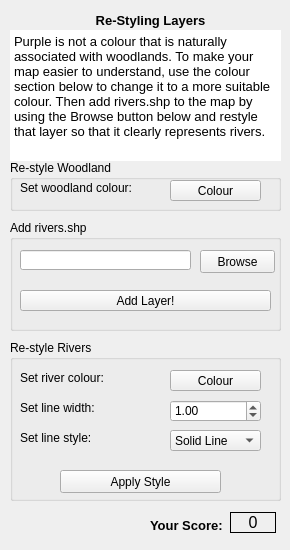
  <widget class="QWizardPage" name="wizardPage3">
   <widget class="QLabel" name="label_8">
    <property name="geometry">
     <rect>
      <x>90</x>
      <y>10</y>
      <width>121</width>
      <height>21</height>
     </rect>
    </property>
    <property name="font">
     <font>
      <pointsize>10</pointsize>
      <weight>75</weight>
      <bold>true</bold>
     </font>
    </property>
    <property name="text">
     <string>Re-Styling Layers</string>
    </property>
    <property name="alignment">
     <set>Qt::AlignCenter</set>
    </property>
   </widget>
   <widget class="QTextBrowser" name="textBrowser_4">
    <property name="geometry">
     <rect>
      <x>10</x>
      <y>30</y>
      <width>271</width>
      <height>131</height>
     </rect>
    </property>
    <property name="frameShape">
     <enum>QFrame::NoFrame</enum>
    </property>
    <property name="frameShadow">
     <enum>QFrame::Plain</enum>
    </property>
    <property name="html">
     <string>&lt;!DOCTYPE HTML PUBLIC &quot;-//W3C//DTD HTML 4.0//EN&quot; &quot;http://www.w3.org/TR/REC-html40/strict.dtd&quot;&gt;
&lt;html&gt;&lt;head&gt;&lt;meta name=&quot;qrichtext&quot; content=&quot;1&quot; /&gt;&lt;style type=&quot;text/css&quot;&gt;
p, li { white-space: pre-wrap; }
&lt;/style&gt;&lt;/head&gt;&lt;body style=&quot; font-family:'MS Shell Dlg 2'; font-size:8.25pt; font-weight:400; font-style:normal;&quot;&gt;
&lt;p style=&quot; margin-top:0px; margin-bottom:0px; margin-left:0px; margin-right:0px; -qt-block-indent:0; text-indent:0px;&quot;&gt;&lt;span style=&quot; font-size:10pt;&quot;&gt;Purple is not a colour that is naturally associated with woodlands. To make your map easier to understand, use the colour section below to change it to a more suitable colour. Then add rivers.shp to the map by using the Browse button below and restyle that layer so that it clearly represents rivers.&lt;/span&gt;&lt;/p&gt;&lt;/body&gt;&lt;/html&gt;</string>
    </property>
   </widget>
   <widget class="QGroupBox" name="groupBox">
    <property name="geometry">
     <rect>
      <x>10</x>
      <y>220</y>
      <width>271</width>
      <height>111</height>
     </rect>
    </property>
    <property name="title">
     <string>Add rivers.shp</string>
    </property>
    <widget class="QLineEdit" name="riverLineEdit">
     <property name="geometry">
      <rect>
       <x>10</x>
       <y>30</y>
       <width>171</width>
       <height>20</height>
      </rect>
     </property>
    </widget>
    <widget class="QPushButton" name="AddRiverLayer">
     <property name="geometry">
      <rect>
       <x>10</x>
       <y>70</y>
       <width>251</width>
       <height>21</height>
      </rect>
     </property>
     <property name="text">
      <string>Add Layer!</string>
     </property>
    </widget>
    <widget class="QPushButton" name="riverBrowseButton">
     <property name="geometry">
      <rect>
       <x>190</x>
       <y>30</y>
       <width>75</width>
       <height>23</height>
      </rect>
     </property>
     <property name="text">
      <string>Browse</string>
     </property>
    </widget>
   </widget>
   <widget class="QGroupBox" name="groupBox_3">
    <property name="geometry">
     <rect>
      <x>10</x>
      <y>340</y>
      <width>271</width>
      <height>161</height>
     </rect>
    </property>
    <property name="title">
     <string>Re-style Rivers</string>
    </property>
    <widget class="QLabel" name="label_30">
     <property name="geometry">
      <rect>
       <x>10</x>
       <y>30</y>
       <width>85</width>
       <height>16</height>
      </rect>
     </property>
     <property name="text">
      <string>Set river colour:</string>
     </property>
    </widget>
    <widget class="QPushButton" name="riverColourButton">
     <property name="geometry">
      <rect>
       <x>160</x>
       <y>30</y>
       <width>91</width>
       <height>21</height>
      </rect>
     </property>
     <property name="text">
      <string>Colour</string>
     </property>
    </widget>
    <widget class="QLabel" name="label_31">
     <property name="geometry">
      <rect>
       <x>10</x>
       <y>60</y>
       <width>101</width>
       <height>16</height>
      </rect>
     </property>
     <property name="text">
      <string>Set line width:</string>
     </property>
    </widget>
    <widget class="QLabel" name="label_32">
     <property name="geometry">
      <rect>
       <x>10</x>
       <y>90</y>
       <width>101</width>
       <height>16</height>
      </rect>
     </property>
     <property name="text">
      <string>Set line style:</string>
     </property>
    </widget>
    <widget class="QComboBox" name="lineStyle">
     <property name="geometry">
      <rect>
       <x>160</x>
       <y>90</y>
       <width>91</width>
       <height>21</height>
      </rect>
     </property>
     <item>
      <property name="text">
       <string>Solid Line</string>
      </property>
     </item>
     <item>
      <property name="text">
       <string>No Pen</string>
      </property>
     </item>
     <item>
      <property name="text">
       <string>Dash Line</string>
      </property>
     </item>
     <item>
      <property name="text">
       <string>Dot Line</string>
      </property>
     </item>
     <item>
      <property name="text">
       <string>Dash Dot Line</string>
      </property>
     </item>
     <item>
      <property name="text">
       <string>Dash Dot Dot Line</string>
      </property>
     </item>
    </widget>
    <widget class="QDoubleSpinBox" name="riverWidth">
     <property name="geometry">
      <rect>
       <x>160</x>
       <y>60</y>
       <width>91</width>
       <height>22</height>
      </rect>
     </property>
     <property name="value">
      <double>1.000000000000000</double>
     </property>
    </widget>
    <widget class="QPushButton" name="applyRiverStyle">
     <property name="geometry">
      <rect>
       <x>50</x>
       <y>130</y>
       <width>161</width>
       <height>23</height>
      </rect>
     </property>
     <property name="text">
      <string>Apply Style</string>
     </property>
    </widget>
   </widget>
   <widget class="QGroupBox" name="groupBox_4">
    <property name="geometry">
     <rect>
      <x>10</x>
      <y>160</y>
      <width>271</width>
      <height>51</height>
     </rect>
    </property>
    <property name="title">
     <string>Re-style Woodland</string>
    </property>
    <widget class="QLabel" name="label_29">
     <property name="geometry">
      <rect>
       <x>10</x>
       <y>20</y>
       <width>111</width>
       <height>16</height>
      </rect>
     </property>
     <property name="text">
      <string>Set woodland colour:</string>
     </property>
    </widget>
    <widget class="QPushButton" name="woodColourButton">
     <property name="geometry">
      <rect>
       <x>160</x>
       <y>20</y>
       <width>91</width>
       <height>21</height>
      </rect>
     </property>
     <property name="text">
      <string>Colour</string>
     </property>
    </widget>
   </widget>
   <widget class="QLabel" name="Score_label_2">
    <property name="geometry">
     <rect>
      <x>230</x>
      <y>512</y>
      <width>46</width>
      <height>21</height>
     </rect>
    </property>
    <property name="font">
     <font>
      <pointsize>12</pointsize>
     </font>
    </property>
    <property name="frameShape">
     <enum>QFrame::Panel</enum>
    </property>
    <property name="text">
     <string>0</string>
    </property>
    <property name="alignment">
     <set>Qt::AlignCenter</set>
    </property>
   </widget>
   <widget class="QLabel" name="label_4">
    <property name="geometry">
     <rect>
      <x>150</x>
      <y>510</y>
      <width>81</width>
      <height>31</height>
     </rect>
    </property>
    <property name="font">
     <font>
      <pointsize>10</pointsize>
      <weight>75</weight>
      <bold>true</bold>
     </font>
    </property>
    <property name="text">
     <string>Your Score:</string>
    </property>
   </widget>
  </widget>
